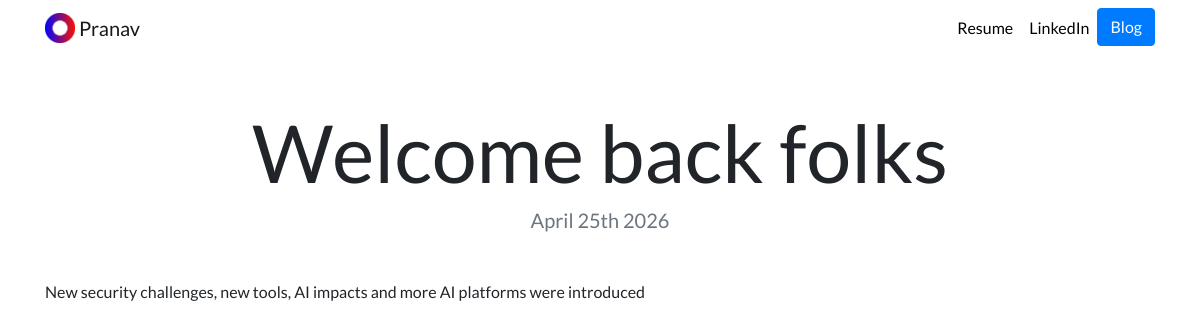
Page /blog/14/ on the committed database.
### blog/models.py (models this page shows, shortened)
class Blog(models.Model):
    title = models.CharField(max_length=200)
    description = models.TextField()
    date = models.DateField()

### blog/views.py (the view)
# urls.py: path('<int:blog_id>/', views.detail,name = 'detail'),
def detail(request,blog_id):
    blog = get_object_or_404(Blog, pk=blog_id)
    return render(request, 'blog/detail.html', {'blog':blog} )

### blog/templates/blog/detail.html
{% extends "portfolio/base.html" %}
{% load static %}
{% block content %}
<h1 class="text-center mt-5" id="blogdetailtitle">{{ blog.title }}</h1>
<h5 class="text-center text-muted mb-5">{{ blog.date|date:'F jS Y' }}</h5>
{{ blog.description|safe }}
{% endblock %}

### portfolio/static/portfolio/custom.css (style rules this page uses)
body { font-family: 'Lato', sans-serif; }
@media (min-width: 992px) { #blogdetailtitle { font-size: 5rem; } }

### rows in the picture
Blog: title "Welcome back folks", date "April 25th 2026", description "New security challenges, new tools, AI impacts and more AI platforms were introduced"
